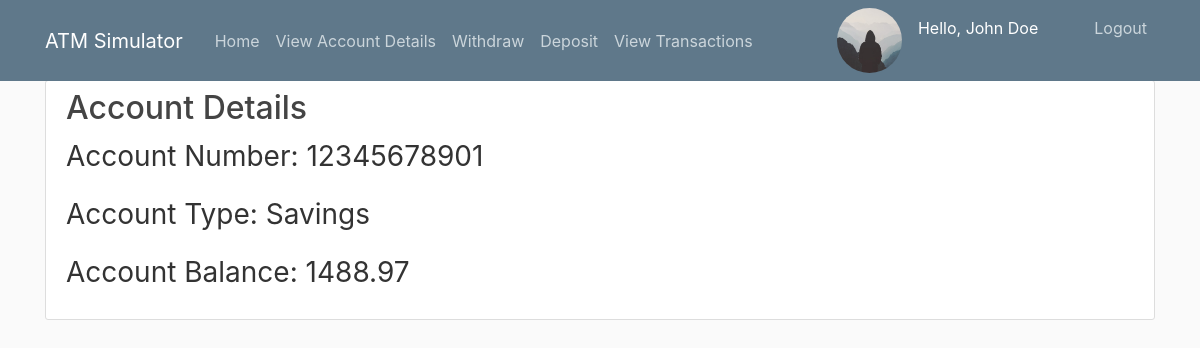
Page /account (signed in) on the committed database.
### atm/models.py (models this page shows, shortened)
class User(db.Model, UserMixin):
    id = db.Column(db.Integer, primary_key = True)
    name = db.Column(db.String(50), nullable = False)
    account_number = db.Column(db.String(11), unique = True, nullable = False)
    account_balance = db.Column(db.Numeric(scale = 2), unique = True, nullable = False)
    profile_pic = db.Column(db.String(20), nullable = False, default = 'default.jpg')
    pin = db.Column(db.String(60), unique = True, nullable = False)
    type_acc = db.Column(db.String(7), nullable = False)
    transactions = db.relationship('Transaction', backref = 'user', lazy = True)

### atm/routes.py (the view)
@app.route("/account")
@login_required
def account():
    return render_template('account.html')

### atm/models.py (called while the page is built)
@login_manager.user_loader
def load_user(user_id):
    return User.query.get(int(user_id))

### atm/templates/account.html
{% extends "layout.html" %}
{% block content %}
    <div class="content-section pt-2">
        <div class="media">
            <div class="media-body">
                <h2 class="account-heading">Account Details</h2>
                <p class= "size">Account Number: {{current_user.account_number}}</p>
                <p class="size">Account Type: {{current_user.type_acc}}</p>
                <p class="size">Account Balance: {{current_user.account_balance}}</p>
            </div>
        </div>
    </div>
{% endblock content %}

### atm/templates/layout.html (shortened to what this page needs)
<!DOCTYPE html>
<html lang="en">
<head>
    <link rel="stylesheet" href="https://cdn.jsdelivr.net/npm/bootstrap@4.4.1/dist/css/bootstrap.min.css">
    <link rel = "stylesheet" type = "text/css" href = "{{url_for('static', filename = 'main.css')}}">
</head>
<body>
    <header class="site-header">
        <nav class="navbar navbar-expand-md navbar-dark bg-steel fixed-top">
            <div class="container">
                <a class="navbar-brand mr-4" href="/">ATM Simulator</a>
                <div class="collapse navbar-collapse" id="navbarToggle">
                    <div class="navbar-nav mr-auto">
                        <a class="nav-item nav-link" href="{{ url_for('home') }}">Home</a>
                        {% if current_user.is_authenticated %}
                            <a class="nav-item nav-link" href="{{ url_for('account') }}">View Account Details</a>
                            <a class="nav-item nav-link" href="{{ url_for('withdraw') }}">Withdraw</a>
                            <a class="nav-item nav-link" href="{{ url_for('deposit') }}">Deposit</a>
                            <a class="nav-item nav-link" href="{{ url_for('view_transactions') }}">View Transactions</a>
                        {% endif %}
                    </div>
                    <div class="navbar-nav">
                        {% if current_user.is_authenticated %}
                            <div class = "mr-5 d-flex">
                                <img class = "rounded-circle profile-img" src = "{{url_for('static', filename = 'profile_pics/' + current_user.profile_pic)}}">
                                <p class = "mt-2 text-white">Hello, {{current_user.name}}</p>
                            </div>
                            <a class="nav-item nav-link" href="{{ url_for('logout') }}">Logout</a>
                        {% else %}
                            <a class="nav-item nav-link" href="{{ url_for('login') }}">Login</a>
                        {% endif %}
                    </div>
                </div>
            </div>
        </nav>
    </header>
    <div class = "container">
        {% block content %}{% endblock %}
    </div>
</body>
</html>

### atm/static/main.css (style rules this page uses)
body { background: #fafafa; color: #333333; margin-top: 5rem; }
h1, h2, h3, h4, h5, h6 { color: #444444; }
.size { font-size: 28px }
.bg-steel { background-color: #5f788a; }
.site-header .navbar-nav .nav-link { color: #cbd5db; }
.content-section { background: #ffffff; padding: 10px 20px; border: 1px solid #dddddd; border-radius: 3px; margin-bottom: 20px; }
.profile-img { height: 65px; width: 65px; margin-right: 16px; }

### rows in the picture
User: profile_pic (picture), name "John Doe", account_number "12345678901", type_acc "Savings", account_balance "1488.97"
